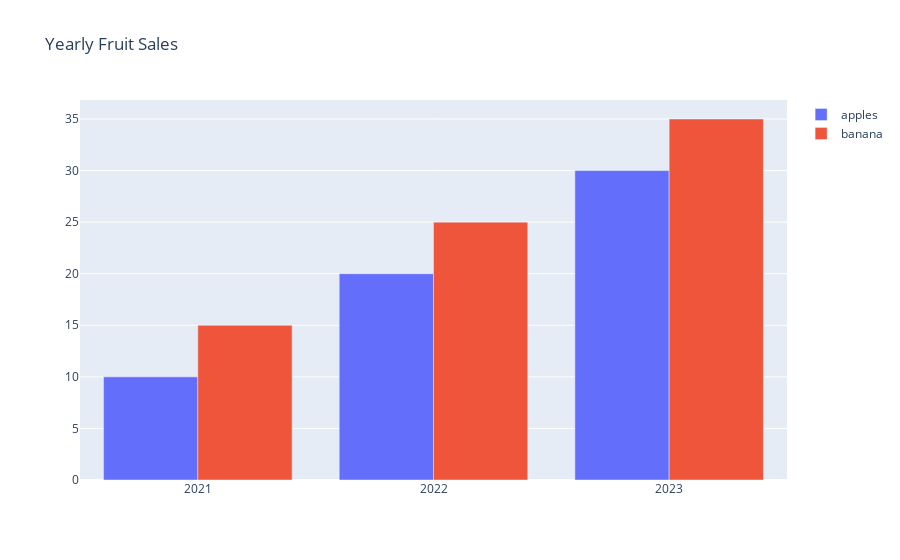

The notebook cell saved with this chart:
### Code cell
fig = go.Figure(data=[
    go.Bar(name='apples',x=['2021','2022','2023'],y=[10,20,30]),
    go.Bar(name='banana',x=['2021','2022','2023'],y=[15,25,35])
])
fig.update_layout(title='Yearly Fruit Sales',barmode='group')
fig.show()

### Figure 1 — Plotly figure (JSON) as saved in the notebook; plotly's stock layout.template omitted (floating-point values rounded to 4 significant figures)
{"data": [{"name": "apples", "type": "bar", "x": ["2021", "2022", "2023"], "y": [10, 20, 30]}, {"name": "banana", "type": "bar", "x": ["2021", "2022", "2023"], "y": [15, 25, 35]}], "layout": {"barmode": "group", "title": {"text": "Yearly Fruit Sales"}}}
